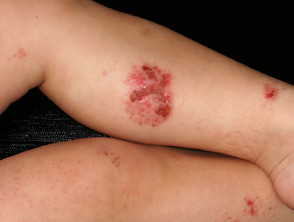
#> input picture PythonOpenCVBasics/data/skincancer.jpg, 294 x 222 px
$ jupyter execute python-opencv-basic_part2.ipynb   (shell and % lines are left out)
#> lines starting #> are read from the running program, lines starting #| are printed output that depends on the picture; after the words box and inside, x2 and y2 are one past the last pixel; in counts of white or black regions, pixels touching at a corner belong together
# OpenCV Part 2

[cell 1]
import warnings
import cv2
import numpy as np
import matplotlib.pyplot as plt
warnings.filterwarnings("ignore")

[cell 2]
imagedata = plt.imread("data/skincancer.jpg")
#> imagedata is the input picture: shape (222, 294, 3); mean R, G, B 163.2, 114, 89.1
print("Image Properties :")
print("Image Height : {},\nImage Width : {},\nImage Channel : {}".format(imagedata.shape[0],imagedata.shape[1],imagedata.shape[2]))
#| Image Height : 222,
#| Image Width : 294,
#| Image Channel : 3
print("Image Size : ", imagedata.size)
#| Image Size :  195804

[cell 3]
#Image Show Function
def imageShow(image_title, image):
#> called with image_title = 'Image'
    image_data = cv2.cvtColor(image, cv2.COLOR_BGR2RGB)
    plt.figure(figsize=(4, 2))
    plt.imshow(image_data)
    plt.title(image_title)
    plt.grid(False)
    plt.show()

[cell 4]
imageShow("Image",imagedata)

# Part 2
## Histogram
##  Types of Blur

- Histograms are a powerful tool for analyzing and processing images in OpenCV, and they are used extensively in many different applications.
- Steps
  - Histogram In Histogram Split Image Chennel Using cv.split()
  - Than Make a combination variable using tuple beacuse it canot change in future work
  - make a loop for show histogram using zip for combain variable
  - for histogram use cv2.calcHist
  - use xlim[0, 256]

[cell 5]
def imageHistogram(imageTitle, image, mask = False):
#> called with imageTitle = 'Image Title', mask = False
    color_channel = cv2.split(image)
    color_com = ('b', 'g', 'r')
    plt.figure(figsize=(4,2))
    plt.title(imageTitle)
    plt.xlabel("Bins")
    plt.ylabel("Pixel Information")

    for(color_channel, color_com) in zip(color_channel, color_com):
        histogram = cv2.calcHist([color_channel],[0], None, [256],[0,256])
        plt.plot(histogram, color = color_com)
        plt.xlim([0,256])
        plt.show()
#> this loop made 3 passes
#> color_com on passes 1 to 3: 'b', 'g', 'r'
#> pass 1, in imageHistogram, `plt.show()`:
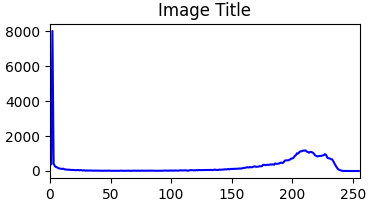
#> figure drawn by matplotlib, 1 panel; curve peaks at x = 2, y = 8008
#> pass 2, in imageHistogram, `plt.show()`:
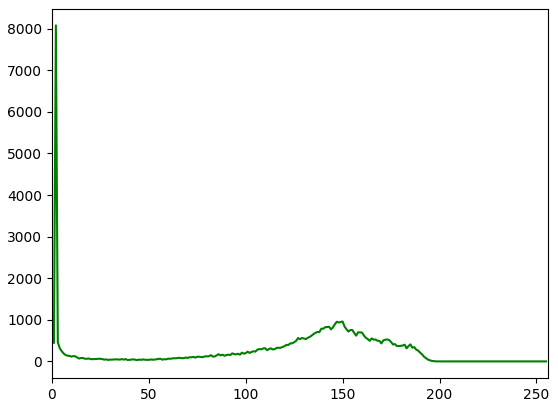
#> figure drawn by matplotlib, 1 panel; curve peaks at x = 2, y = 8080

[cell 6]
imageHistogram("Image Title",imagedata)

[cell 7]
color_Channel = cv2.split(imagedata)
color_com = ('b', 'g', 'r')
plt.figure(figsize = (4, 2))
plt.title("imageTitle")
plt.xlabel("Bins")
plt.ylabel("Pixel Information")

for (color_Channel, color_com) in zip(color_Channel, color_com):
    histogram = cv2.calcHist([color_Channel], [0],None, [256], [0, 256])
    plt.plot(histogram, color = color_com)
    plt.xlim([0, 256])
#> figure, not shown here; curve peaks at x = 2, y = 8008; curve peaks at x = 2, y = 8080; curve peaks at x = 0, y = 8947

#####    Histograms are commonly used to show the correlation between different color channels in
      an image because they provide a visual representation of the distribution of pixel intensities for each channel. By              comparing the histograms for different color channels, we can get an idea of how much overlap there is between the             different color channels, and we can identify any patterns or trends that might be present.

[cell 8]
color_Channel = cv2.split(imagedata)
color = ["b", "g", "r"]
fig = plt.figure(figsize=(18, 18))
ax = fig.add_subplot(131)
hist = cv2.calcHist([color_Channel[1], color_Channel[0]], [0, 1], None, [32, 32], [0, 256, 0, 256])
p = ax.imshow(hist, interpolation = "nearest")
ax.set_title("Image Generate for Green and Blue")
plt.colorbar(p)
#corelation

ax = fig.add_subplot(132)
hist = cv2.calcHist([color_Channel[1], color_Channel[2]], [0, 1], None, [32, 32], [0, 256, 0, 256])
p = ax.imshow(hist, interpolation = "nearest")
ax.set_title("Image Generate for Green and Red")
plt.colorbar(p)


ax = fig.add_subplot(133)
hist = cv2.calcHist([color_Channel[0], color_Channel[2]], [0, 1], None, [32, 32], [0, 256, 0, 256])
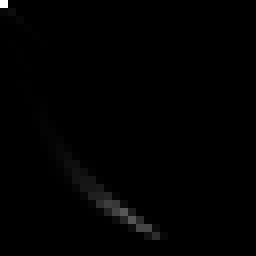
#> hist: shape (32, 32) float32 (shown 8 times larger); min 0, max 10203, mean 63.7; drawn with min black and max white
p = ax.imshow(hist, interpolation = "nearest")
ax.set_title("Image Generate for Blue and Red")
plt.colorbar(p)

#Flatten Layer use single dimention
print("Image Shape: {} with {}".format(hist.shape, hist.flatten().shape[0]))
#| Image Shape: (32, 32) with 1024
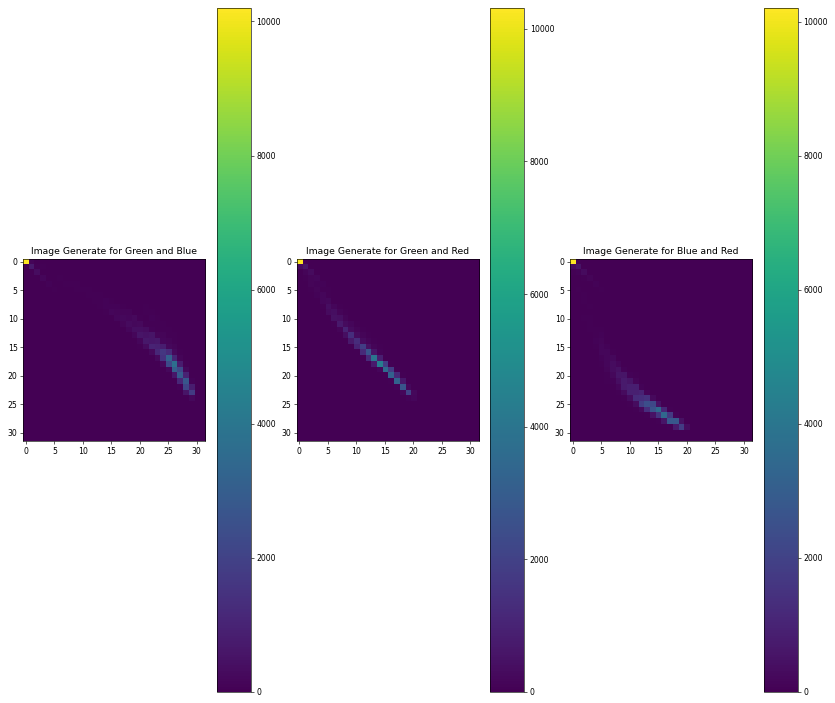
#> figure drawn by matplotlib, 6 panels

[cell 9]
image = cv2.imread("data/skincancer.jpg")
imageHistogram("Image Title",image)
#> the loop in imageHistogram (call 2), `for(color_channel, color_com) in zip(color_channel, color_com):` made 3 passes
#> pass 1, in imageHistogram (call 2), `plt.show()`:
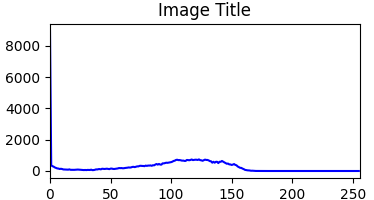
#> figure drawn by matplotlib, 1 panel; curve peaks at x = 0, y = 8947
imageShow("orginal image", image)

[cell 10]
mask = np.zeros(imagedata.shape[:2], dtype= "uint8")
cv2.rectangle(mask, (60, 90), (100, 120), 255, -1)
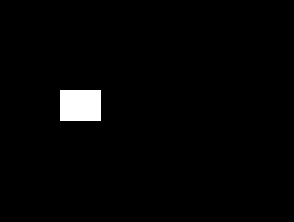
#> mask: shape (222, 294); 1.9% white; 1 white region, box (x1, y1, x2, y2) and area: (60, 90, 101, 121) 1271
imageShow("Applied Mask", mask)

#### the Gaussian blur function is often used to reduce image noise and smooth out the image. The function works by convolving the image with a Gaussian kernel, which is a type of filter that emphasizes low-frequency components of the image and suppresses high-frequency components.

[cell 11]
#Convart BRG to GRAY color
#use GaussainBLur for blue
image = cv2.imread("data/skincancer.jpg")
gray = cv2.cvtColor(image, cv2.COLOR_BGR2GRAY)
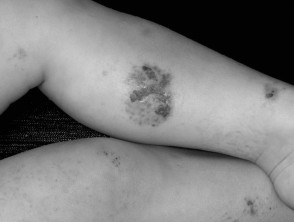
#> gray: shape (222, 294); min 0, max 207, mean 125.9
blurImage = cv2.GaussianBlur(gray, (5, 5), 0)
imageShow("Orginal Image", image)
imageShow("Blur Image", blurImage)

####   The Canny edge detection algorithm is a powerful tool for detecting edges in images and is widely used in many different computer vision applications. It provides accurate and tunable edge detection, is computationally efficient, and can be used as a preprocessing step for other algorithms.

[cell 12]
cannyBlurWide = cv2.Canny(blurImage, 20, 250)
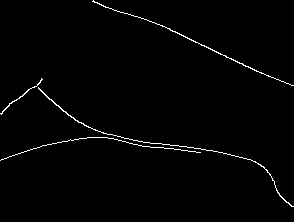
#> cannyBlurWide: shape (222, 294); 1.3% white in thin lines or dots
cannyBlurMiddle = cv2.Canny(blurImage, 15, 120)
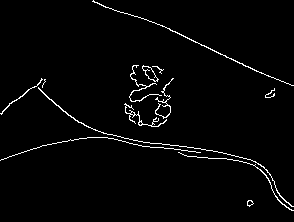
#> cannyBlurMiddle: shape (222, 294); 2.4% white in thin lines or dots
cannyBlurFit = cv2.Canny(blurImage, 240, 250)
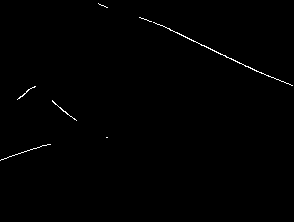
#> cannyBlurFit: shape (222, 294); 0.49% white in thin lines or dots, all inside (x1, y1, x2, y2) = (0, 3, 293, 161)

imageShow("cannyBlurWide",cannyBlurWide)
#> in imageShow (call 6), `image_data = cv2.cvtColor(image, cv2.COLOR_BGR2RGB)`: image_data: shape (222, 294, 3); 1.3% white in thin lines or dots
imageShow("cannyBlurMiddle", cannyBlurMiddle)
#> in imageShow (call 7), `image_data = cv2.cvtColor(image, cv2.COLOR_BGR2RGB)`: image_data: shape (222, 294, 3); 2.4% white in thin lines or dots
imageShow("cannyBlurFit", cannyBlurFit)
